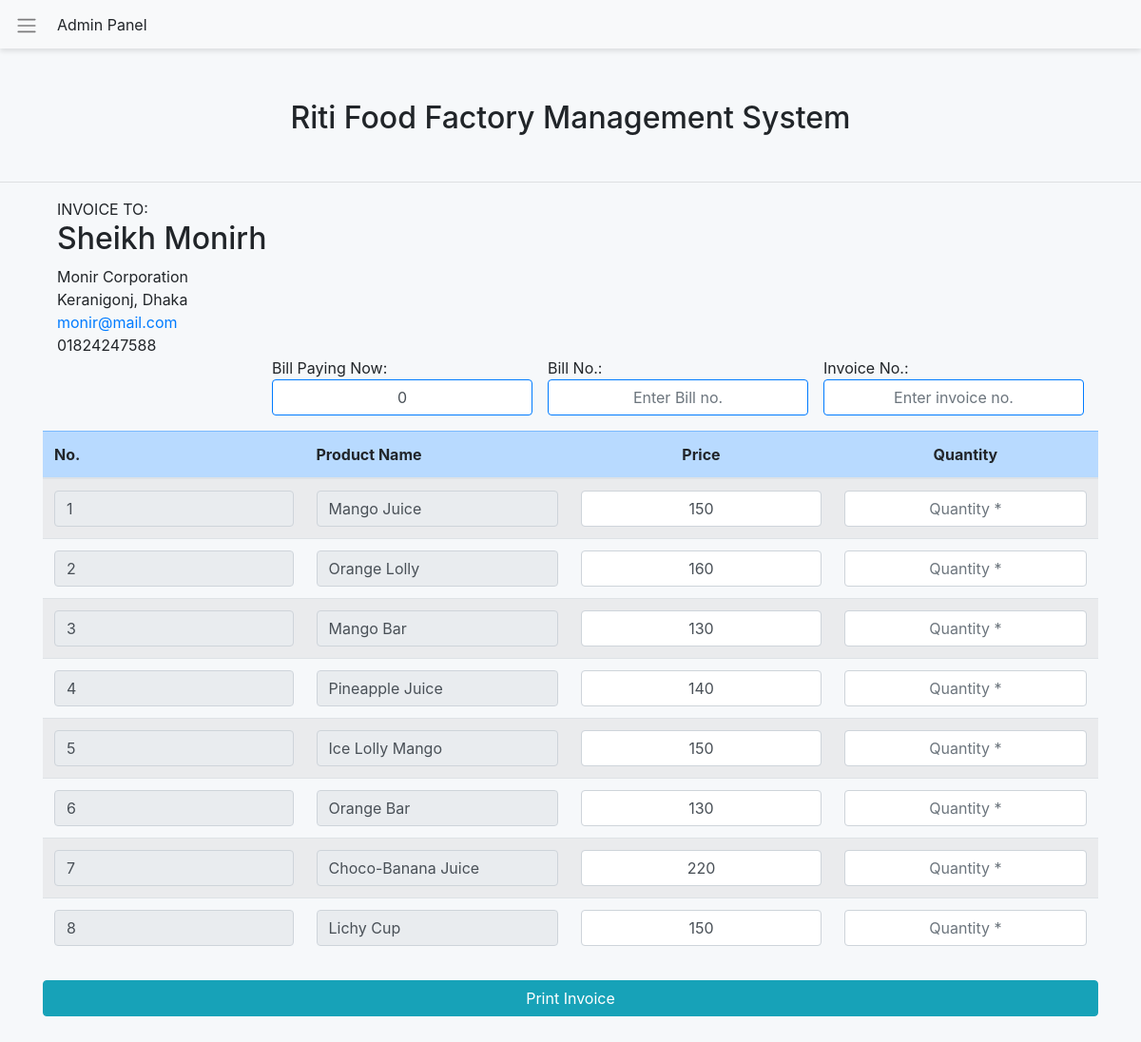
The app's page /createInvoice.php?id=1&type=CreateInvoice&skey=5d3754d95bf73 with its own data.
### tables this page shows
CREATE TABLE `dealers` (
  `id` int(11) NOT NULL,
  `skey` text NOT NULL,
  `d_name` text NOT NULL,
  `company` text NOT NULL,
  `address` text NOT NULL,
  `email` text NOT NULL,
  `phone` text NOT NULL,
  `dealer_add_date` datetime NOT NULL DEFAULT current_timestamp()
);

CREATE TABLE `products` (
  `id` int(11) NOT NULL,
  `p_name` text NOT NULL,
  `unit_price` text NOT NULL,
  `product_add_date` text NOT NULL
);

### createInvoice.php (the view, shortened to what this page needs)
<!DOCTYPE html>
<html lang="en">
<head>
    <link rel="stylesheet" href="https://maxcdn.bootstrapcdn.com/bootstrap/4.3.1/css/bootstrap.min.css">
    <link rel="stylesheet" href="css/style.css">
</head>
<body>
    <?php
    include "connection/connect.php";
    include "sideNav.php";
    include "header.php";
    ?>
    <div class="container">
        <div class="row">
            <div class="col-md-12 pb-2">
            <?php
                if(isset($_GET['id'])){
                    $type = $_GET['type'];
                    $client_id = $_GET['id'];
                    if ($type == 'CreateInvoice'){
                        $skey = $_GET['skey'];
                        $sql_dealers = "SELECT * FROM dealers WHERE `skey` = '$skey' AND `id` = '$client_id'";
                        $Query_dealers = mysqli_query($con, $sql_dealers);
                        if(mysqli_num_rows($Query_dealers)== 1){
                            $dealers = mysqli_fetch_assoc($Query_dealers);
                            $id = $dealers['id'];
                            $clientName = $dealers['d_name'];
                            $company_name = $dealers['company'];
                            $address = $dealers['address'];
                            $email = $dealers['email'];
                            $phone = $dealers['phone'];
                            echo"
                            <form class='  border-light' action='printInvoice.php?type=PrintInvoice&uid=$id' method='post'>
                                    <div class='col invoice-to mb-2'>
                                    <div class='text-gray-light'>INVOICE TO:</div>
                                    <h2 class='to ' >$clientName</h2>
                                    <div class='address' >$company_name</div>
                                    <div class='address' >$address</div>
                                    <div class='email' ><a href='mailto:$email'>$email</a></div>
                                    <div class='phone' >$phone</a></div>
                                        <div class='float-right mb-3 ml-3'>Invoice No.:<td><input type='text' placeholder='Enter invoice no.' name='invoice_no' class='form-control text-center border border-primary rounded' required> </td></div>
                                        <div class='float-right mb-3 ml-3'>Bill No.:<td><input type='text' placeholder='Enter Bill no.' name='bill_no' class='form-control text-center border border-primary rounded' required> </td></div>
                                        <div class='float-right mb-3'>Bill Paying Now:<td><input type='text' value='0' placeholder='Pay now' name='payNow' class='form-control text-center border border-primary rounded' required> </td></div>
                                    </div>
                                    <table class='table table-striped'>
                                        <thead class='table-primary'>
                                            <tr>
                                                <th scope='col '>No.</th>
                                                <th scope='col '>Product Name</th>
                                                <th class='text-center' scope='col'>Price</th>
                                                <th class='text-center' scope='col'>Quantity</th>
                                            </tr>
                                        </thead>
                                        <tbody>
                            ";
                            $sql_products = "SELECT * FROM products";
                            $Query_products = mysqli_query($con, $sql_products);
                            if (mysqli_num_rows($Query_products)>0){
                                while ($products = mysqli_fetch_assoc($Query_products)) {
                                    $products_id = $products['id'];
                                    $p_name = $products['p_name'];
                                    $price = $products['unit_price'];
                                    echo "
                                            <tr>
                                                <td><input type='text' value='$products_id' name='products_id[]' class='form-control' readonly></td>
                                                <td><input type='text' value='$p_name'class='form-control' readonly></td>
                                                <td><input type='text' value='$price' placeholder='price *' name='price[]' class='form-control text-center' required> </td>
                                                <td><input type='text' name='quantity[]' class='form-control text-center' placeholder='Quantity *' required></td>
                                            </tr>
                                            ";
                                }
                            }
                            echo"
                            <input type='hidden' name='cid' value='$id'>
                                        </tbody>
                                    </table>
                                        <input class='btn btn-info my-4 btn-block' name='CreateInvoice' type='submit' value='Print Invoice'>
                                    </form>
                            ";
                        }
                    }
                }
            ?>
            </div>
        </div>
    </div>
</body>
</html>

### css/style.css (style rules this page uses)
body { background-color: #F6F8FA; padding: 0; margin: 0; }

### records on screen
dealers: d_name "Sheikh Monirh", company "Monir Corporation", address "Keranigonj, Dhaka", email "monir@mail.com", phone "01824247588"
products: id "1", p_name "Mango Juice", unit_price "150"
products: id "2", p_name "Orange Lolly", unit_price "160"
products: id "3", p_name "Mango Bar", unit_price "130"
products: id "4", p_name "Pineapple Juice", unit_price "140"
products: id "5", p_name "Ice Lolly Mango", unit_price "150"
products: id "6", p_name "Orange Bar", unit_price "130"
products: id "7", p_name "Choco-Banana Juice", unit_price "220"
products: id "8", p_name "Lichy Cup", unit_price "150"
